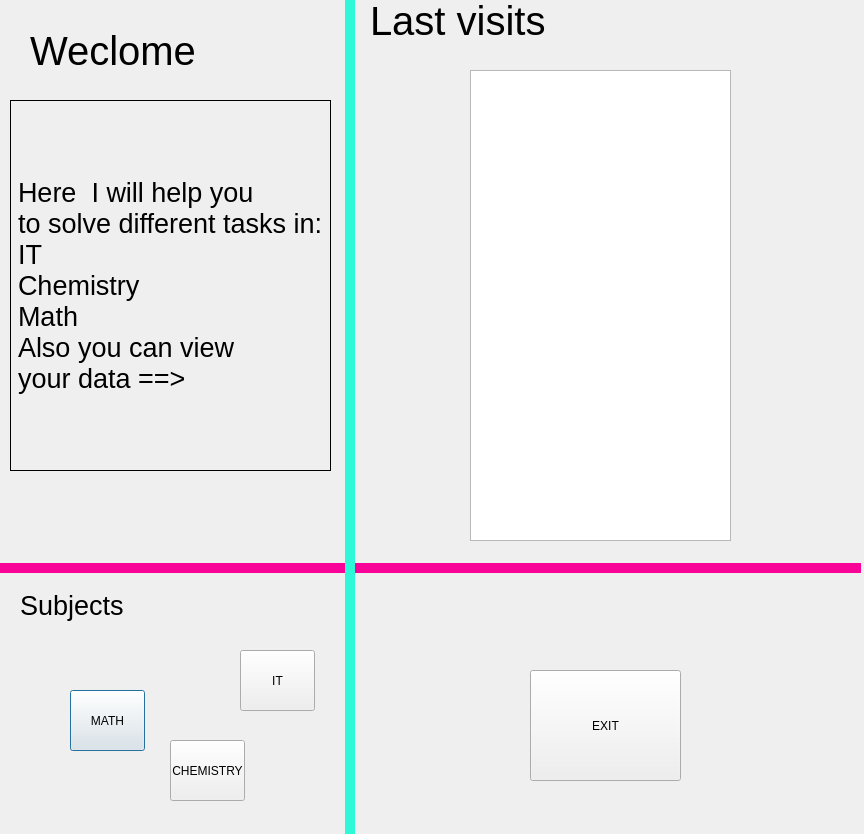
<?xml version="1.0" encoding="UTF-8"?>
<ui version="4.0">
 <class>mainscreen</class>
 <widget class="QDialog" name="mainscreen">
  <property name="geometry">
   <rect>
    <x>0</x>
    <y>0</y>
    <width>864</width>
    <height>834</height>
   </rect>
  </property>
  <property name="windowTitle">
   <string>Dialog</string>
  </property>
  <widget class="QLabel" name="label">
   <property name="geometry">
    <rect>
     <x>30</x>
     <y>20</y>
     <width>301</width>
     <height>61</height>
    </rect>
   </property>
   <property name="font">
    <font>
     <pointsize>30</pointsize>
    </font>
   </property>
   <property name="frameShape">
    <enum>QFrame::NoFrame</enum>
   </property>
   <property name="frameShadow">
    <enum>QFrame::Plain</enum>
   </property>
   <property name="lineWidth">
    <number>1</number>
   </property>
   <property name="midLineWidth">
    <number>3</number>
   </property>
   <property name="text">
    <string>Weclome</string>
   </property>
   <property name="openExternalLinks">
    <bool>false</bool>
   </property>
  </widget>
  <widget class="QPushButton" name="mathb">
   <property name="geometry">
    <rect>
     <x>70</x>
     <y>690</y>
     <width>75</width>
     <height>61</height>
    </rect>
   </property>
   <property name="cursor">
    <cursorShape>CrossCursor</cursorShape>
   </property>
   <property name="text">
    <string>MATH</string>
   </property>
  </widget>
  <widget class="QPushButton" name="chemb">
   <property name="geometry">
    <rect>
     <x>170</x>
     <y>740</y>
     <width>75</width>
     <height>61</height>
    </rect>
   </property>
   <property name="cursor">
    <cursorShape>CrossCursor</cursorShape>
   </property>
   <property name="text">
    <string>CHEMISTRY</string>
   </property>
  </widget>
  <widget class="QPushButton" name="itb">
   <property name="geometry">
    <rect>
     <x>240</x>
     <y>650</y>
     <width>75</width>
     <height>61</height>
    </rect>
   </property>
   <property name="cursor">
    <cursorShape>CrossCursor</cursorShape>
   </property>
   <property name="text">
    <string>IT</string>
   </property>
  </widget>
  <widget class="Line" name="line">
   <property name="geometry">
    <rect>
     <x>0</x>
     <y>560</y>
     <width>861</width>
     <height>16</height>
    </rect>
   </property>
   <property name="palette">
    <palette>
     <active>
      <colorrole role="WindowText">
       <brush brushstyle="SolidPattern">
        <color alpha="255">
         <red>249</red>
         <green>2</green>
         <blue>151</blue>
        </color>
       </brush>
      </colorrole>
     </active>
     <inactive>
      <colorrole role="WindowText">
       <brush brushstyle="SolidPattern">
        <color alpha="255">
         <red>249</red>
         <green>2</green>
         <blue>151</blue>
        </color>
       </brush>
      </colorrole>
     </inactive>
     <disabled>
      <colorrole role="WindowText">
       <brush brushstyle="SolidPattern">
        <color alpha="255">
         <red>120</red>
         <green>120</green>
         <blue>120</blue>
        </color>
       </brush>
      </colorrole>
     </disabled>
    </palette>
   </property>
   <property name="frameShadow">
    <enum>QFrame::Plain</enum>
   </property>
   <property name="lineWidth">
    <number>10</number>
   </property>
   <property name="orientation">
    <enum>Qt::Horizontal</enum>
   </property>
  </widget>
  <widget class="Line" name="line_2">
   <property name="geometry">
    <rect>
     <x>340</x>
     <y>0</y>
     <width>20</width>
     <height>841</height>
    </rect>
   </property>
   <property name="palette">
    <palette>
     <active>
      <colorrole role="WindowText">
       <brush brushstyle="SolidPattern">
        <color alpha="255">
         <red>45</red>
         <green>248</green>
         <blue>215</blue>
        </color>
       </brush>
      </colorrole>
      <colorrole role="Button">
       <brush brushstyle="SolidPattern">
        <color alpha="255">
         <red>52</red>
         <green>255</green>
         <blue>171</blue>
        </color>
       </brush>
      </colorrole>
      <colorrole role="Light">
       <brush brushstyle="SolidPattern">
        <color alpha="255">
         <red>180</red>
         <green>255</green>
         <blue>224</blue>
        </color>
       </brush>
      </colorrole>
      <colorrole role="Midlight">
       <brush brushstyle="SolidPattern">
        <color alpha="255">
         <red>116</red>
         <green>255</green>
         <blue>197</blue>
        </color>
       </brush>
      </colorrole>
      <colorrole role="Dark">
       <brush brushstyle="SolidPattern">
        <color alpha="255">
         <red>26</red>
         <green>127</green>
         <blue>85</blue>
        </color>
       </brush>
      </colorrole>
      <colorrole role="Mid">
       <brush brushstyle="SolidPattern">
        <color alpha="255">
         <red>34</red>
         <green>170</green>
         <blue>114</blue>
        </color>
       </brush>
      </colorrole>
      <colorrole role="Text">
       <brush brushstyle="SolidPattern">
        <color alpha="255">
         <red>0</red>
         <green>0</green>
         <blue>0</blue>
        </color>
       </brush>
      </colorrole>
      <colorrole role="BrightText">
       <brush brushstyle="SolidPattern">
        <color alpha="255">
         <red>255</red>
         <green>255</green>
         <blue>255</blue>
        </color>
       </brush>
      </colorrole>
      <colorrole role="ButtonText">
       <brush brushstyle="SolidPattern">
        <color alpha="255">
         <red>0</red>
         <green>0</green>
         <blue>0</blue>
        </color>
       </brush>
      </colorrole>
      <colorrole role="Base">
       <brush brushstyle="SolidPattern">
        <color alpha="255">
         <red>255</red>
         <green>255</green>
         <blue>255</blue>
        </color>
       </brush>
      </colorrole>
      <colorrole role="Window">
       <brush brushstyle="SolidPattern">
        <color alpha="255">
         <red>52</red>
         <green>255</green>
         <blue>171</blue>
        </color>
       </brush>
      </colorrole>
      <colorrole role="Shadow">
       <brush brushstyle="SolidPattern">
        <color alpha="255">
         <red>0</red>
         <green>0</green>
         <blue>0</blue>
        </color>
       </brush>
      </colorrole>
      <colorrole role="AlternateBase">
       <brush brushstyle="SolidPattern">
        <color alpha="255">
         <red>153</red>
         <green>255</green>
         <blue>213</blue>
        </color>
       </brush>
      </colorrole>
      <colorrole role="ToolTipBase">
       <brush brushstyle="SolidPattern">
        <color alpha="255">
         <red>255</red>
         <green>255</green>
         <blue>220</blue>
        </color>
       </brush>
      </colorrole>
      <colorrole role="ToolTipText">
       <brush brushstyle="SolidPattern">
        <color alpha="255">
         <red>0</red>
         <green>0</green>
         <blue>0</blue>
        </color>
       </brush>
      </colorrole>
     </active>
     <inactive>
      <colorrole role="WindowText">
       <brush brushstyle="SolidPattern">
        <color alpha="255">
         <red>45</red>
         <green>248</green>
         <blue>215</blue>
        </color>
       </brush>
      </colorrole>
      <colorrole role="Button">
       <brush brushstyle="SolidPattern">
        <color alpha="255">
         <red>52</red>
         <green>255</green>
         <blue>171</blue>
        </color>
       </brush>
      </colorrole>
      <colorrole role="Light">
       <brush brushstyle="SolidPattern">
        <color alpha="255">
         <red>180</red>
         <green>255</green>
         <blue>224</blue>
        </color>
       </brush>
      </colorrole>
      <colorrole role="Midlight">
       <brush brushstyle="SolidPattern">
        <color alpha="255">
         <red>116</red>
         <green>255</green>
         <blue>197</blue>
        </color>
       </brush>
      </colorrole>
      <colorrole role="Dark">
       <brush brushstyle="SolidPattern">
        <color alpha="255">
         <red>26</red>
         <green>127</green>
         <blue>85</blue>
        </color>
       </brush>
      </colorrole>
      <colorrole role="Mid">
       <brush brushstyle="SolidPattern">
        <color alpha="255">
         <red>34</red>
         <green>170</green>
         <blue>114</blue>
        </color>
       </brush>
      </colorrole>
      <colorrole role="Text">
       <brush brushstyle="SolidPattern">
        <color alpha="255">
         <red>0</red>
         <green>0</green>
         <blue>0</blue>
        </color>
       </brush>
      </colorrole>
      <colorrole role="BrightText">
       <brush brushstyle="SolidPattern">
        <color alpha="255">
         <red>255</red>
         <green>255</green>
         <blue>255</blue>
        </color>
       </brush>
      </colorrole>
      <colorrole role="ButtonText">
       <brush brushstyle="SolidPattern">
        <color alpha="255">
         <red>0</red>
         <green>0</green>
         <blue>0</blue>
        </color>
       </brush>
      </colorrole>
      <colorrole role="Base">
       <brush brushstyle="SolidPattern">
        <color alpha="255">
         <red>255</red>
         <green>255</green>
         <blue>255</blue>
        </color>
       </brush>
      </colorrole>
      <colorrole role="Window">
       <brush brushstyle="SolidPattern">
        <color alpha="255">
         <red>52</red>
         <green>255</green>
         <blue>171</blue>
        </color>
       </brush>
      </colorrole>
      <colorrole role="Shadow">
       <brush brushstyle="SolidPattern">
        <color alpha="255">
         <red>0</red>
         <green>0</green>
         <blue>0</blue>
        </color>
       </brush>
      </colorrole>
      <colorrole role="AlternateBase">
       <brush brushstyle="SolidPattern">
        <color alpha="255">
         <red>153</red>
         <green>255</green>
         <blue>213</blue>
        </color>
       </brush>
      </colorrole>
      <colorrole role="ToolTipBase">
       <brush brushstyle="SolidPattern">
        <color alpha="255">
         <red>255</red>
         <green>255</green>
         <blue>220</blue>
        </color>
       </brush>
      </colorrole>
      <colorrole role="ToolTipText">
       <brush brushstyle="SolidPattern">
        <color alpha="255">
         <red>0</red>
         <green>0</green>
         <blue>0</blue>
        </color>
       </brush>
      </colorrole>
     </inactive>
     <disabled>
      <colorrole role="WindowText">
       <brush brushstyle="SolidPattern">
        <color alpha="255">
         <red>26</red>
         <green>127</green>
         <blue>85</blue>
        </color>
       </brush>
      </colorrole>
      <colorrole role="Button">
       <brush brushstyle="SolidPattern">
        <color alpha="255">
         <red>52</red>
         <green>255</green>
         <blue>171</blue>
        </color>
       </brush>
      </colorrole>
      <colorrole role="Light">
       <brush brushstyle="SolidPattern">
        <color alpha="255">
         <red>180</red>
         <green>255</green>
         <blue>224</blue>
        </color>
       </brush>
      </colorrole>
      <colorrole role="Midlight">
       <brush brushstyle="SolidPattern">
        <color alpha="255">
         <red>116</red>
         <green>255</green>
         <blue>197</blue>
        </color>
       </brush>
      </colorrole>
      <colorrole role="Dark">
       <brush brushstyle="SolidPattern">
        <color alpha="255">
         <red>26</red>
         <green>127</green>
         <blue>85</blue>
        </color>
       </brush>
      </colorrole>
      <colorrole role="Mid">
       <brush brushstyle="SolidPattern">
        <color alpha="255">
         <red>34</red>
         <green>170</green>
         <blue>114</blue>
        </color>
       </brush>
      </colorrole>
      <colorrole role="Text">
       <brush brushstyle="SolidPattern">
        <color alpha="255">
         <red>26</red>
         <green>127</green>
         <blue>85</blue>
        </color>
       </brush>
      </colorrole>
      <colorrole role="BrightText">
       <brush brushstyle="SolidPattern">
        <color alpha="255">
         <red>255</red>
         <green>255</green>
         <blue>255</blue>
        </color>
       </brush>
      </colorrole>
      <colorrole role="ButtonText">
       <brush brushstyle="SolidPattern">
        <color alpha="255">
         <red>26</red>
         <green>127</green>
         <blue>85</blue>
        </color>
       </brush>
      </colorrole>
      <colorrole role="Base">
       <brush brushstyle="SolidPattern">
        <color alpha="255">
         <red>52</red>
         <green>255</green>
         <blue>171</blue>
        </color>
       </brush>
      </colorrole>
      <colorrole role="Window">
       <brush brushstyle="SolidPattern">
        <color alpha="255">
         <red>52</red>
         <green>255</green>
         <blue>171</blue>
        </color>
       </brush>
      </colorrole>
      <colorrole role="Shadow">
       <brush brushstyle="SolidPattern">
        <color alpha="255">
         <red>0</red>
         <green>0</green>
         <blue>0</blue>
        </color>
       </brush>
      </colorrole>
      <colorrole role="AlternateBase">
       <brush brushstyle="SolidPattern">
        <color alpha="255">
         <red>52</red>
         <green>255</green>
         <blue>171</blue>
        </color>
       </brush>
      </colorrole>
      <colorrole role="ToolTipBase">
       <brush brushstyle="SolidPattern">
        <color alpha="255">
         <red>255</red>
         <green>255</green>
         <blue>220</blue>
        </color>
       </brush>
      </colorrole>
      <colorrole role="ToolTipText">
       <brush brushstyle="SolidPattern">
        <color alpha="255">
         <red>0</red>
         <green>0</green>
         <blue>0</blue>
        </color>
       </brush>
      </colorrole>
     </disabled>
    </palette>
   </property>
   <property name="frameShadow">
    <enum>QFrame::Plain</enum>
   </property>
   <property name="lineWidth">
    <number>10</number>
   </property>
   <property name="orientation">
    <enum>Qt::Vertical</enum>
   </property>
  </widget>
  <widget class="QLabel" name="label_2">
   <property name="geometry">
    <rect>
     <x>370</x>
     <y>0</y>
     <width>221</width>
     <height>41</height>
    </rect>
   </property>
   <property name="font">
    <font>
     <pointsize>30</pointsize>
    </font>
   </property>
   <property name="text">
    <string>Last visits</string>
   </property>
  </widget>
  <widget class="QLabel" name="label_3">
   <property name="geometry">
    <rect>
     <x>20</x>
     <y>590</y>
     <width>141</width>
     <height>31</height>
    </rect>
   </property>
   <property name="font">
    <font>
     <pointsize>20</pointsize>
    </font>
   </property>
   <property name="text">
    <string>Subjects</string>
   </property>
  </widget>
  <widget class="QPushButton" name="exitbutton">
   <property name="geometry">
    <rect>
     <x>530</x>
     <y>670</y>
     <width>151</width>
     <height>111</height>
    </rect>
   </property>
   <property name="text">
    <string>EXIT</string>
   </property>
   <property name="checkable">
    <bool>false</bool>
   </property>
  </widget>
  <widget class="QLabel" name="label_4">
   <property name="geometry">
    <rect>
     <x>10</x>
     <y>100</y>
     <width>321</width>
     <height>371</height>
    </rect>
   </property>
   <property name="font">
    <font>
     <pointsize>20</pointsize>
    </font>
   </property>
   <property name="frameShape">
    <enum>QFrame::Panel</enum>
   </property>
   <property name="text">
    <string>Here  I will help you
to solve different tasks in:
IT
Chemistry
Math
Also you can view
your data ==&gt;</string>
   </property>
  </widget>
  <widget class="QTableWidget" name="dbviewer">
   <property name="geometry">
    <rect>
     <x>470</x>
     <y>70</y>
     <width>261</width>
     <height>471</height>
    </rect>
   </property>
   <property name="sizeAdjustPolicy">
    <enum>QAbstractScrollArea::AdjustToContents</enum>
   </property>
  </widget>
 </widget>
 <resources/>
 <connections/>
</ui>
